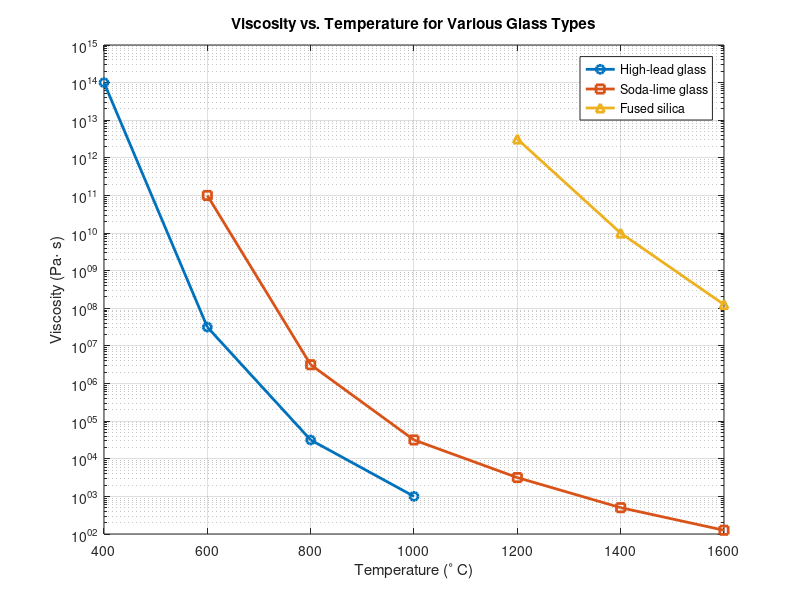

Write the MATLAB code that produced this figure.
% Data for High-lead glass
temp_lead = [400, 600, 800, 1000];
visc_lead = [1e14, 31622776.6, 31622.7766, 1000];

% Data for Soda-lime glass
temp_soda = [600, 800, 1000, 1200, 1400, 1600];
visc_soda = [1e11, 3162277.66, 31622.7766, 3162.27766, 501.1872336, 125.8925412];

% Data for Fused silica
temp_silica = [1200, 1400, 1600];
visc_silica = [3.16228e12, 10000000000, 125892541.2];

% Create the plot
figure;
semilogy(temp_lead, visc_lead, '-o', 'LineWidth', 2, 'DisplayName', 'High-lead glass');
hold on;
semilogy(temp_soda, visc_soda, '-s', 'LineWidth', 2, 'DisplayName', 'Soda-lime glass');
semilogy(temp_silica, visc_silica, '-^', 'LineWidth', 2, 'DisplayName', 'Fused silica');

% Formatting the plot
grid on;
xlabel('Temperature (^\circ C)');
ylabel('Viscosity (Pa\cdot s)');
title('Viscosity vs. Temperature for Various Glass Types');
legend('Location', 'northeast');

% Optional: Set y-axis limits to capture the full range
ylim([1e2, 1e15]);